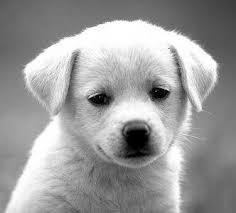
#> input picture cutedog.png, 236 x 213 px
$ python flip.py cutedog.png   (Python 2 division)
#> lines starting #> are read from the running program, lines starting #| are printed output that depends on the picture
import sys
from PIL import Image

#define your flip function here

def flip(img):
    width, height = img.size # we need the w and h to itterate over the pixels of the img
    imgcopy = img.copy() # it's easier to permute a copy than the original.
    imgmatrix = img.load()
    copymatrix = imgcopy.load()


    for x in range(width):
        for y in range(height):
            copymatrix[x,y] = imgmatrix[width -x-1, y]
    return imgcopy

if len(sys.argv)<=1:
    print "missing image filename"
    sys.exit(1)
filename = sys.argv[1]
img = Image.open(filename)
#> img is the input picture: PIL image 236x213 RGB; min 0, max 255, mean 155.7
img = img.convert("L")
#> img: PIL image 236x213 L
img.show()

imageflipped = flip(img)
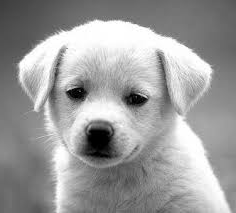
#> imageflipped: PIL image 236x213 L; min 0, max 255, mean 155.7

img.show()
imageflipped.show()

$ run again, on pcb.png
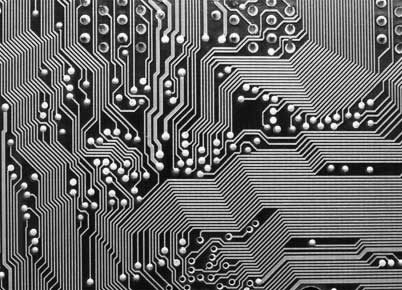
#> input picture pcb.png, 402 x 290 px
#> img is the input picture: PIL image 402x290 P; min 0, max 255, mean 104.3
#> img: PIL image 402x290 L
#> `imageflipped = flip(img)`:
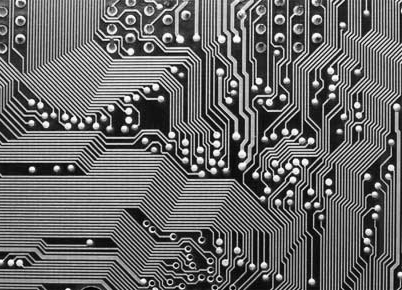
#> imageflipped: PIL image 402x290 L; min 0, max 255, mean 104.3

$ run again, on region.png
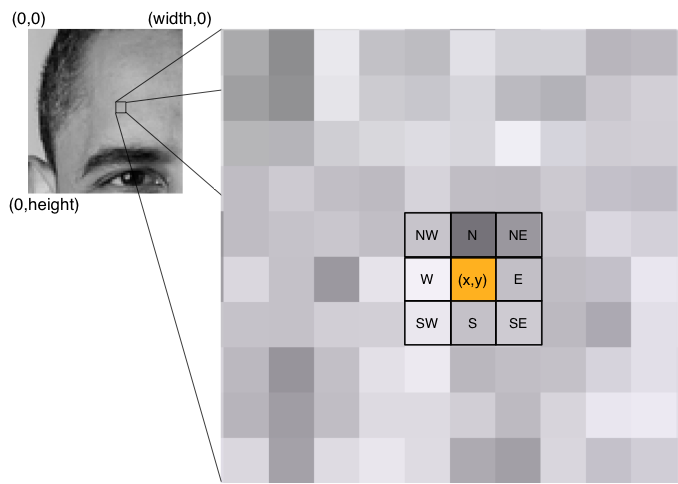
#> input picture region.png, 678 x 484 px
#> img is the input picture: PIL image 678x484 RGBA; mean R, G, B, A 208.6, 206.7, 210.2, 255
#> img: PIL image 678x484 L
#> `imageflipped = flip(img)`:
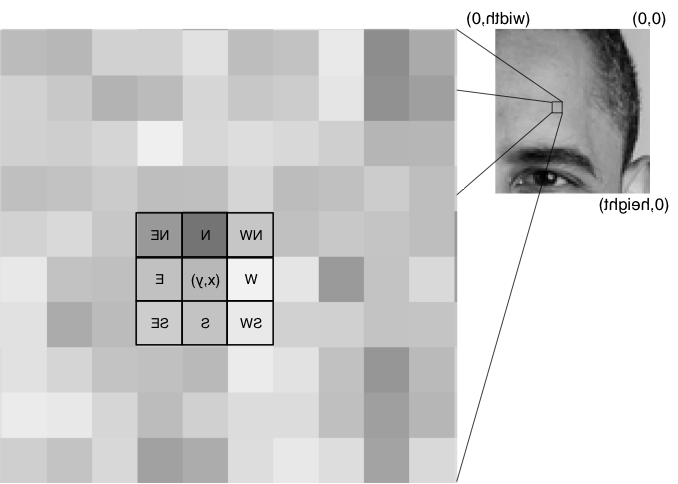
#> imageflipped: PIL image 678x484 L; min 0, max 255, mean 207.8
